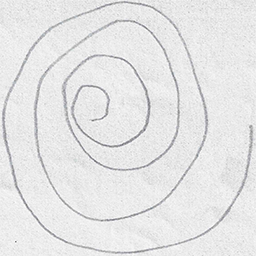
#> input picture dataset/parkinson/V01PE02.png, 256 x 256 px, found by its file name
$ python preprocess.py
#> lines starting #> are read from the running program, lines starting #| are printed output that depends on the picture; long printed decimals are rounded
import cv2
import numpy as np

image_path = r"C:\NIKHIL\SEM - 4\hackathon\dataset\parkinson\V01PE02.png"

img = cv2.imread(image_path)
#> img is the input picture: shape (256, 256, 3); mean B, G, R 229.7, 229.4, 229.4

if img is None:
    print("❌ Error: Image not found")
else:
    print("✅ Image loaded successfully")

    img = cv2.resize(img, (300, 300))
#> img: shape (300, 300, 3)

    gray = cv2.cvtColor(img, cv2.COLOR_BGR2GRAY)

    edges = cv2.Canny(gray, 100, 200)
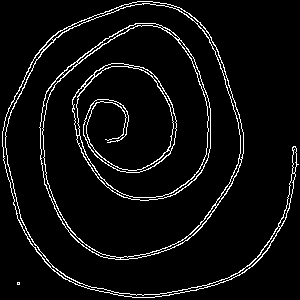
#> edges: shape (300, 300); 5.4% white in thin lines or dots


    edge_count = np.sum(edges > 0)
#> edge_count = 4866

    total_pixels = edges.size
#> total_pixels = 90000

    edge_density = edge_count / total_pixels
#> edge_density = 0.0541

    print("Edge Count:", edge_count)
#| Edge Count: 4866
    print("Edge Density:", edge_density)
#| Edge Density: 0.05407

    if edge_density > 0.05:
        print("Possible Parkinson's Pattern")
    else:
        print("Normal Pattern")


    cv2.imshow("Original Image", img)
    cv2.imshow("Grayscale Image", gray)
    cv2.imshow("Edge Detection", edges)

    cv2.waitKey(0)
    cv2.destroyAllWindows()

    print("✅ Feature extraction completed")

$ run again, with dataset/parkinson/V01PE03.png copied over dataset/parkinson/V01PE02.png
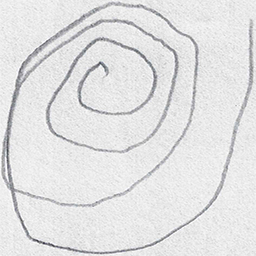
#> input picture dataset/parkinson/V01PE03.png, 256 x 256 px, found by its file name
#> img is the input picture: shape (256, 256, 3); mean B, G, R 226.6, 226, 226.1
#> img: shape (300, 300, 3)
#> `edges = cv2.Canny(gray, 100, 200)`:
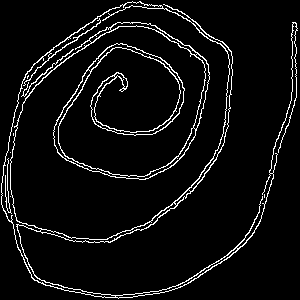
#> edges: shape (300, 300); 5.7% white in thin lines or dots
#> edge_count = 5127
#> edge_density = 0.057
#| Edge Count: 5127
#| Edge Density: 0.05697

$ run again, with dataset/parkinson/V02PE02.png copied over dataset/parkinson/V01PE02.png
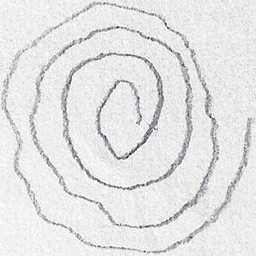
#> input picture dataset/parkinson/V02PE02.png, 256 x 256 px, found by its file name
#> img is the input picture: shape (256, 256, 3); mean B, G, R 228.4, 228, 228
#> `img = cv2.resize(img, (300, 300))`:
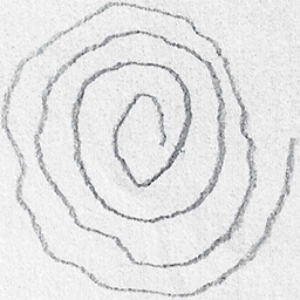
#> img: shape (300, 300, 3); mean B, G, R 228.3, 227.9, 227.8
#> `edges = cv2.Canny(gray, 100, 200)`:
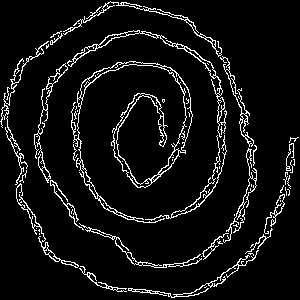
#> edges: shape (300, 300); 7.1% white in thin lines or dots
#> edge_count = 6410
#> edge_density = 0.0712
#| Edge Count: 6410
#| Edge Density: 0.07122

$ run again, with dataset/parkinson/V02PE03.png copied over dataset/parkinson/V01PE02.png
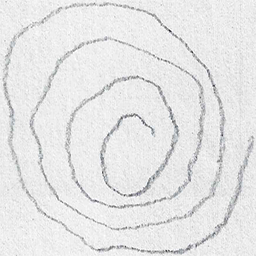
#> input picture dataset/parkinson/V02PE03.png, 256 x 256 px, found by its file name
#> img is the input picture: shape (256, 256, 3); mean B, G, R 229.6, 229.4, 229.4
#> img: shape (300, 300, 3)
#> `edges = cv2.Canny(gray, 100, 200)`:
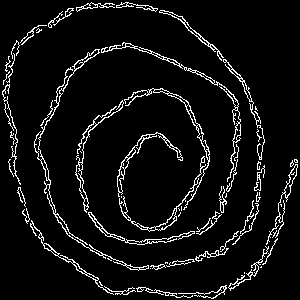
#> edges: shape (300, 300); 6.6% white in thin lines or dots
#> edge_count = 5969
#> edge_density = 0.0663
#| Edge Count: 5969
#| Edge Density: 0.06632
